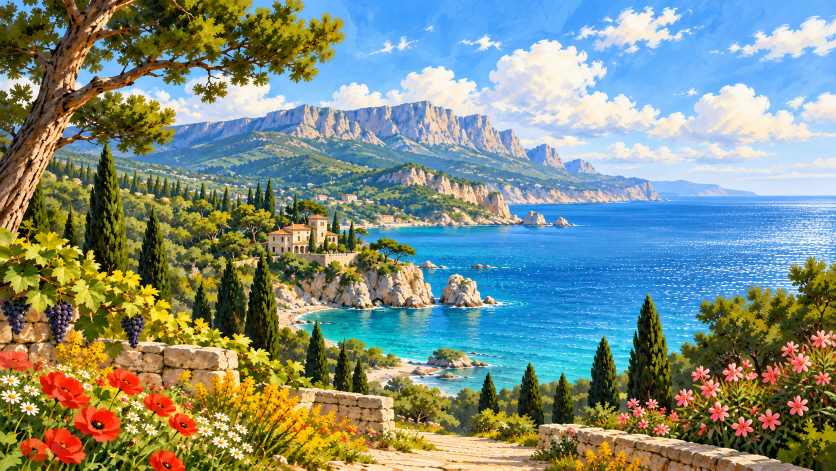
#> input picture refs/Главный фон.png, 1672 x 941 px, found by its file name (shown at 1/2 size); its folder holds 3 pictures in this run
$ python build_assets.py ../../refs
#> lines starting #> are read from the running program, lines starting #| are printed output that depends on the picture
import os, sys, json
import numpy as np
from PIL import Image, ImageFilter
from scipy import ndimage

ROOT = sys.argv[1]
SRC = os.path.join(ROOT, 'refs')
OUT = os.path.join(ROOT, 'assets')
os.makedirs(OUT, exist_ok=True)
info = {}

def src(name): return Image.open(os.path.join(SRC, name))
#> called with name = 'Главный фон.png'
#> returned value is the input picture: PIL image 1672x941 RGB; mean R, G, B 126.5, 141.9, 129.3

def save(im, name, q=80, **kw):
#> called with name = 'bg-main.webp', q = 72
    p = os.path.join(OUT, name)
    if name.endswith('.webp'):
        im.save(p, 'WEBP', quality=q, method=6, **kw)
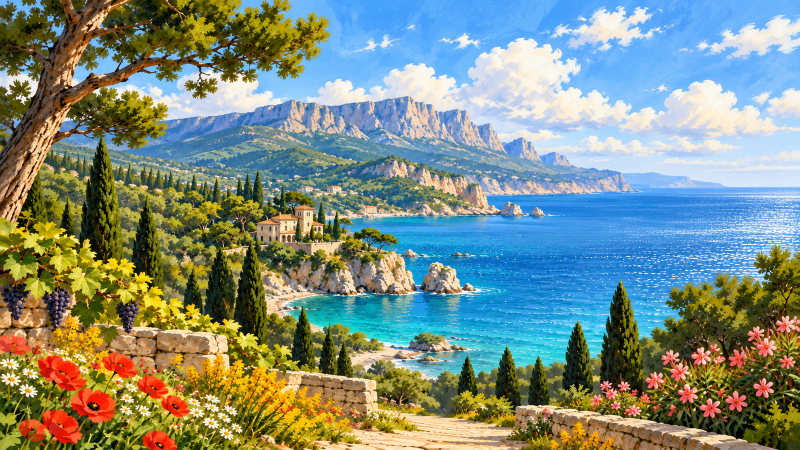
#> saved as bg-main.webp: PIL image 1600x900 RGB (shown at 1/2 size); mean R, G, B 126.5, 141.9, 129.3
    else:
        im.save(p, optimize=True)
    print(f'{name:28s} {im.size} {os.path.getsize(p)//1024} KB')
#| bg-main.webp                 (1600, 900) 267 KB

# [20 lines left out: functions clean_alpha, bbox_alpha, not called in this run]

for f, n in [('Главный фон.png', 'bg-main.webp'), ('Фон под карту РФ.png', 'bg-map.webp'),
             ('Фон для башкирии.png', 'bg-bashkortostan.webp')]:
    im = src(f).convert('RGB')
    save(im.resize((1600, round(1600 * im.height / im.width)), Image.LANCZOS), n, q=72)
#> pass 2 of the loop `for f, n in [('Главный фон.png', 'bg-main.webp'), ('Фон под карту РФ.p..`:
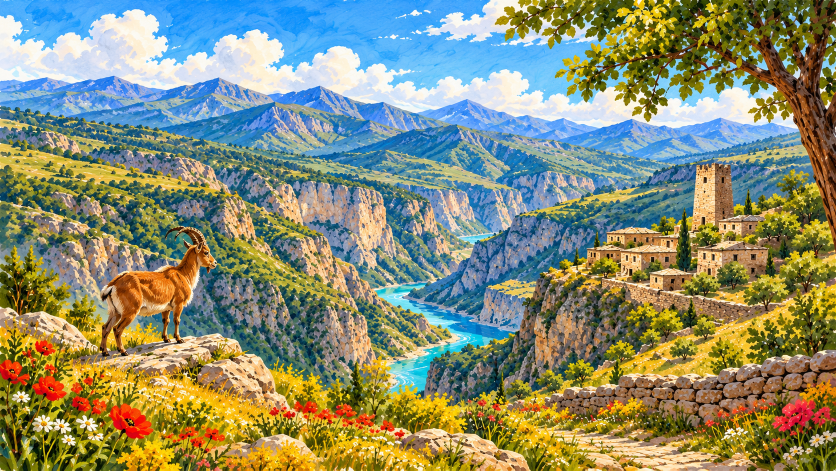
#> input picture refs/Фон под карту РФ.png, 1672 x 941 px, found by its file name (shown at 1/2 size)
#> in src, returned value is the input picture: PIL image 1672x941 RGB; mean R, G, B 137, 142.2, 115.4
#> in save (call 2), `im.save(p, 'WEBP', quality=q, method=6, **kw)`:
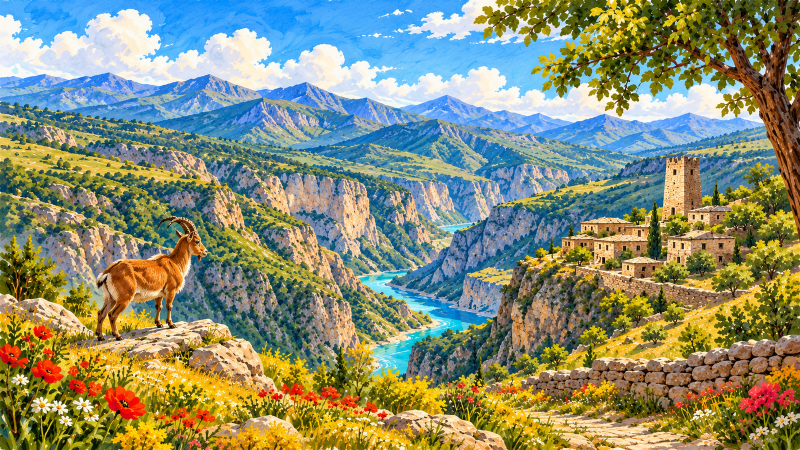
#> saved as bg-map.webp: PIL image 1600x900 RGB (shown at 1/2 size); mean R, G, B 137, 142.2, 115.4
#| bg-map.webp                  (1600, 900) 349 KB
#> (the run stopped early here; a loop or call above may not have finished)
